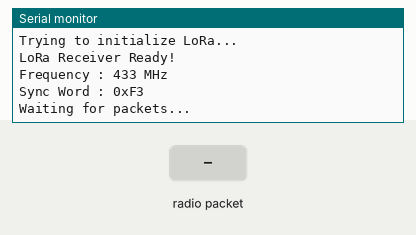
Bench run of a sketch on a simulated ESP32. Shown: the last lines printed to the serial monitor. The inputs (shaded band) are chosen by the test bench. No radio packets arrive unless stated.

Above: at 2.2 s.
2.3 s: radio packet "1" arrives
At 3.5 s:
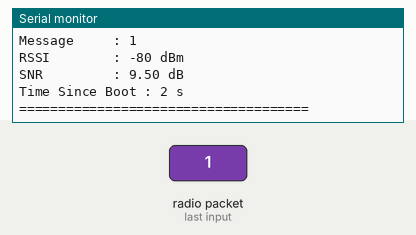
3.8 s: radio packet "0" arrives
At 4.8 s:
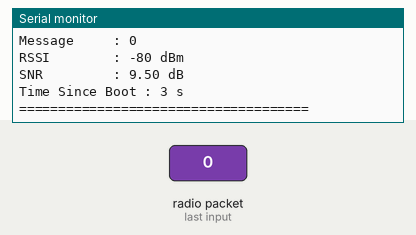
6.5 s: radio packet "2" arrives
At 7.0 s:
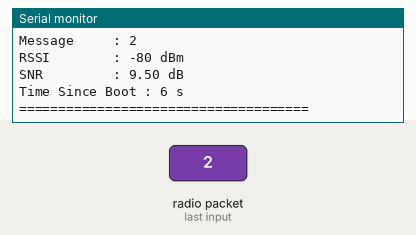

Measured:
- after the input at 2.3 s, the serial monitor: prints a new line at once (image 1)
- after the input at 3.8 s, the serial monitor: prints a new line at once (image 2)
- after the input at 6.5 s, the serial monitor: prints a new line at once (image 3)

The sketch:

Lora-rx.ino
```cpp
#include <SPI.h>
#include <LoRa.h>

#define SS_PIN    5
#define RST_PIN   14
#define DIO0_PIN  26

unsigned long lastDebug = 0;

void setup() {

  Serial.begin(115200);
  delay(1000);

  Serial.println();
  Serial.println("================================");
  Serial.println("LoRa Receiver Starting...");
  Serial.println("================================");

  // Inisialisasi SPI ESP32
  SPI.begin(18, 19, 23, 5);

  Serial.println("SPI Initialized");

  LoRa.setPins(SS_PIN, RST_PIN, DIO0_PIN);

  Serial.println("Trying to initialize LoRa...");

  while (!LoRa.begin(433E6)) {

    Serial.println("LoRa init failed!");
    Serial.println("Check:");
    Serial.println("- Wiring NSS");
    Serial.println("- Wiring RST");
    Serial.println("- Wiring DIO0");
    Serial.println("- Power 3.3V");
    Serial.println("- Antenna");

    delay(2000);
  }

  LoRa.setSyncWord(0xF3);

  Serial.println("LoRa Receiver Ready!");
  Serial.println("Frequency : 433 MHz");
  Serial.println("Sync Word : 0xF3");
  Serial.println("Waiting for packets...");
  Serial.println();
}

void loop() {

  // Debug heartbeat tiap 5 detik
  if (millis() - lastDebug > 5000) {

    Serial.print("[");
    Serial.print(millis() / 1000);
    Serial.println("s] Waiting packet...");

    lastDebug = millis();
  }

  int packetSize = LoRa.parsePacket();

  if (packetSize) {

    Serial.println();
    Serial.println("========== PACKET RECEIVED ==========");

    Serial.print("Packet Size : ");
    Serial.println(packetSize);

    String receivedData = "";

    while (LoRa.available()) {

      char c = (char)LoRa.read();

      receivedData += c;
    }

    Serial.print("Message     : ");
    Serial.println(receivedData);

    Serial.print("RSSI        : ");
    Serial.print(LoRa.packetRssi());
    Serial.println(" dBm");

    Serial.print("SNR         : ");
    Serial.print(LoRa.packetSnr());
    Serial.println(" dB");

    Serial.print("Time Since Boot : ");
    Serial.print(millis()/1000);
    Serial.println(" s");

    Serial.println("=====================================");
    Serial.println();
  }
}
```
